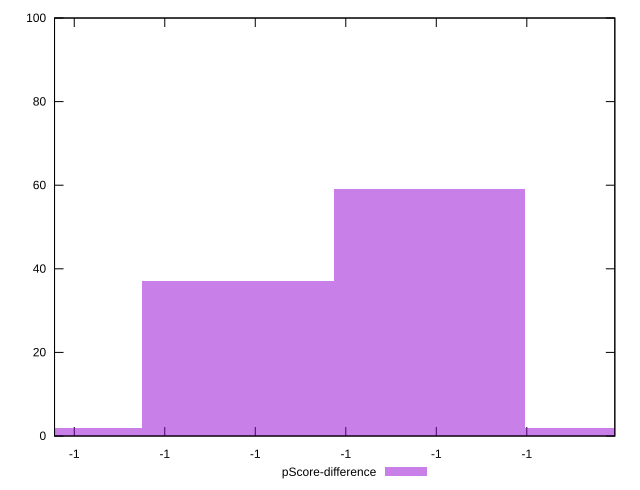

Generate this figure with gnuplot:
reset

$pScoreDifference <<EOF
-0.9999999836541555 59
-0.9999999836583823 37
-0.999999983662609 2
-0.9999999836499288 2
EOF

set key outside below
set boxwidth 4.226725824406918e-12
set xrange [-0.9999999836624358:-0.9999999836500553]
set yrange [0:100]
set trange [0:100]
set style fill transparent solid 0.5 noborder
set terminal svg size 640, 490 enhanced background rgb 'white'
set output "report_00008_2021-01-22T20:58:29.167/total-byte-weight/samples/pages+cached+noexternal+noimg/pScore-difference/histogram.svg"

plot $pScoreDifference title "pScore-difference" with boxes

reset
